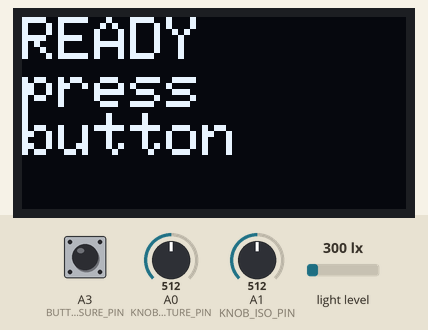
Recording of a sketch running on a simulated Arduino Uno, built with avr-gcc and run on an emulated ATmega328P. Shown: 128×64 one-colour display. The inputs (shaded band) are chosen by the test bench; at power-on: A3 (BUTTON_MEASURE_PIN) HIGH, A0 (KNOB_APERTURE_PIN) = 512, A1 (KNOB_ISO_PIN) = 512, light level 300 lx. What the sketch prints to the serial monitor is not drawn.

Above: at 1.2 s.
1.3 s: A3 (BUTTON_MEASURE_PIN) pulled LOW for 0.15 s
At 2.0 s:
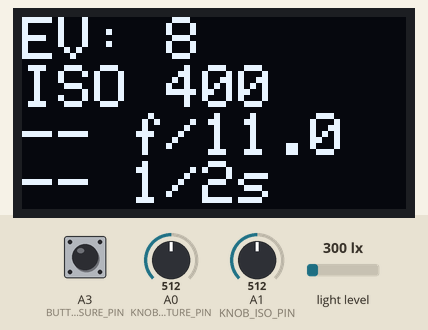
2.9 s: A0 (KNOB_APERTURE_PIN) set to 584
At 4.1 s:
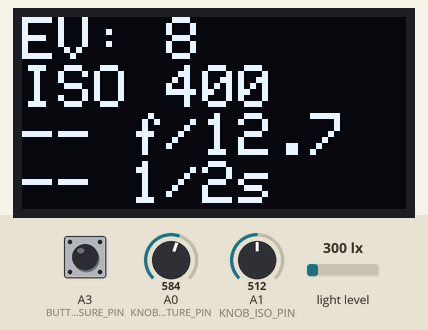
4.4 s: A0 (KNOB_APERTURE_PIN) set to 614
At 5.6 s:
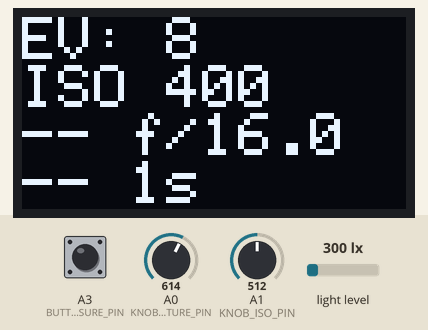
5.9 s: A0 (KNOB_APERTURE_PIN) set to 731
At 7.0 s:
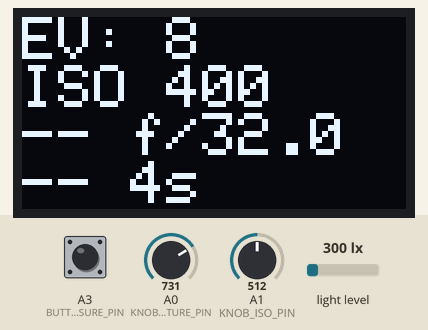
7.4 s: A0 (KNOB_APERTURE_PIN) set to 753
At 8.4 s:
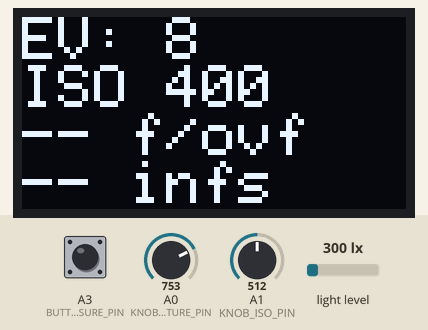
8.9 s: A0 (KNOB_APERTURE_PIN) set to 913
10.4 s: A0 (KNOB_APERTURE_PIN) set to 935
At 11.7 s:
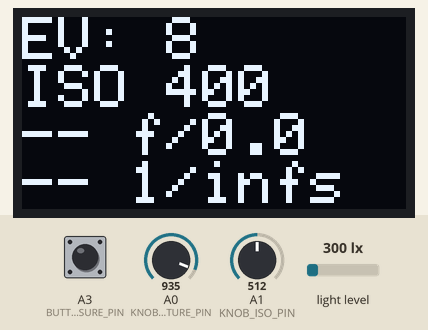
Timing chart, 0 to 12.9 s (numbered marks = the images above; inputs shaded):
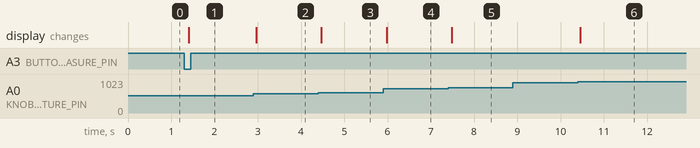

Measured:
- the behaviour switches between 601 and 602 on A0 (KNOB_APERTURE_PIN) (found by bisection; images 2 and 3)
- the behaviour switches between 739 and 740 on A0 (KNOB_APERTURE_PIN) (found by bisection; images 4 and 5)
- the behaviour switches between 924 and 925 on A0 (KNOB_APERTURE_PIN) (found by bisection; images 5 and 6)
- after the input at 1.3 s, the display: changes after 0.10 s (image 1)
- after the input at 2.9 s, the display: changes after 0.06 s (image 2)
- after the input at 4.4 s, the display: changes after 0.07 s (image 3)
- after the input at 5.9 s, the display: changes after 0.08 s (image 4)
- after the input at 7.4 s, the display: changes after 0.09 s (image 5)
- after the input at 8.9 s, every drawn part: stays the same
- after the input at 10.4 s, the display: changes after 0.05 s (image 6)

The sketch:

Prototype2.ino
```cpp
#define INCIDENT_CALIBRATION    330
#define KNOB_MAX_ANALOG_READING 740
#define BUTTON_MEASURE_PIN      A3
#define KNOB_APERTURE_PIN       A0
#define KNOB_ISO_PIN            A1
const double APERATURE_TABLE[]  = {1.0, 1.4, 1.8, 2.0, 2.8, 3.5, 4.0, 4.5, 5.6, 6.3, 8.0, 11.0, 12.7, 16.0, 22.0, 32.0};
const int ISO_TABLE[]           = {6, 12, 25, 50, 100, 160, 200, 400, 800, 1600, 3200};


/* ------------------------------ */

#include <math.h>
#include <Wire.h>
#include <BH1750.h>
#include <Adafruit_SSD1306.h>
#include <Adafruit_GFX.h>

#define SCREEN_WIDTH 128 // OLED display width, in pixels
#define SCREEN_HEIGHT 64 // OLED display height, in pixels

// Declaration for an SSD1306 display connected to I2C (SDA, SCL pins)
#define OLED_RESET     -1 // Reset pin # (or -1 if sharing Arduino reset pin)
Adafruit_SSD1306 display(SCREEN_WIDTH, SCREEN_HEIGHT, &Wire, OLED_RESET);
BH1750 bh1750;

bool started = false;
int EV, apertureIndex, apertureIndexOld, isoIndex, isoIndexOld;
long lux;

void setup() {

  // initialize serial port
  Serial.begin(9600);
  Wire.begin();

  pinMode(BUTTON_MEASURE_PIN, INPUT_PULLUP);

  bh1750.begin(BH1750::ONE_TIME_HIGH_RES_MODE_2);

  // "initialize" BH1750 by using it once
  bh1750.readLightLevel();

  // initialize OLED
  display.begin(SSD1306_SWITCHCAPVCC, 0x3C);
  display.clearDisplay();

  display.setTextSize(2);
  display.setTextColor(WHITE);
  display.setCursor(0, 0);

  display.println("READY");
  display.println("press");
  display.println("button");

  display.display();
}

void loop() {

  //read status from button and potentiometers
  getKnobIndex();

  if (buttonPressed()) { //measure light
    if (!started) started = true;
    displayExposureSetting(true);
    delay(150);

  } else { //change aperture/ISO settings
    if ((apertureIndex != apertureIndexOld || isoIndex != isoIndexOld) && started) {
      displayExposureSetting(false);
      delay(150);
    }
  }

  //record potentiometer previous status
  apertureIndexOld = apertureIndex;
  isoIndexOld = isoIndex;

  delay(50);
}

// read if the button is pressed (pulled low)
bool buttonPressed() {
  return !digitalRead(BUTTON_MEASURE_PIN);
}

// map knob analog readings to array indexes
void getKnobIndex() {
  int apin = analogRead(KNOB_APERTURE_PIN);
  //Serial.print("apin=");
  //Serial.println(apin);
  int ipin = analogRead(KNOB_ISO_PIN);
  //Serial.print("ipin=");
  //Serial.println(ipin);
  apertureIndex = round(map(apin, 0, KNOB_MAX_ANALOG_READING, 0, sizeof(APERATURE_TABLE) / sizeof(float)));
  isoIndex = round(map(ipin, 0, KNOB_MAX_ANALOG_READING, 0, sizeof(ISO_TABLE) / sizeof(int)));
}

// measure/calculate and display exposure settings
void displayExposureSetting(bool measureNewEV) {

  double aperature = APERATURE_TABLE[apertureIndex];
  int iso = ISO_TABLE[isoIndex];

  // measure light level (illuminance) and get a new lux value
  if (measureNewEV) {
    lux = bh1750.readLightLevel();
    Serial.print("Measured illuminance = ");
    Serial.print(lux);
    Serial.println(" lux");
  }

  //calculate EV
  EV = log10(lux * iso / INCIDENT_CALIBRATION) / log10(2);

  // output result to OLED
  display.clearDisplay();
  display.setTextSize(2);
  display.setTextColor(WHITE);
  display.setCursor(0, 0);
  if (isfinite(EV)) { //calculate shutter speed if EV is neither NaN nor infinity

    // calculate shutter speed
    double shutterspeed = (pow(2, EV) / pow(aperature, 2));

    // output result to serial port
    Serial.print("Exposure settings: EV = ");
    Serial.print(EV);
    Serial.print(", ISO = ");
    Serial.print(iso);
    Serial.print(", aperture = f/");
    Serial.print(aperature, 1);
    Serial.print(", ");
    Serial.print("shutter speed = ");
    if (shutterspeed > 1) {
      Serial.print("1/");
      Serial.print(shutterspeed);
    } else {
      Serial.print((1 / shutterspeed));
    }
    Serial.println("s");
    display.print("EV: ");
    display.println(EV, 1);
    display.print("ISO ");
    display.println(iso);
    display.print("-- f/");
    display.println(aperature, 1);
    display.print("-- ");
    if (shutterspeed > 1) {
      display.print("1/");
      display.print(shutterspeed, 0);
    } else {
      display.print((1 / shutterspeed), 0);
    }
    display.println("s");

  } else {
    Serial.println("Exposure out of bounds");
    display.println("Exposure");
    display.println("value");
    display.println("out of");
    display.println("bounds");
  }
  display.display();
}
```
